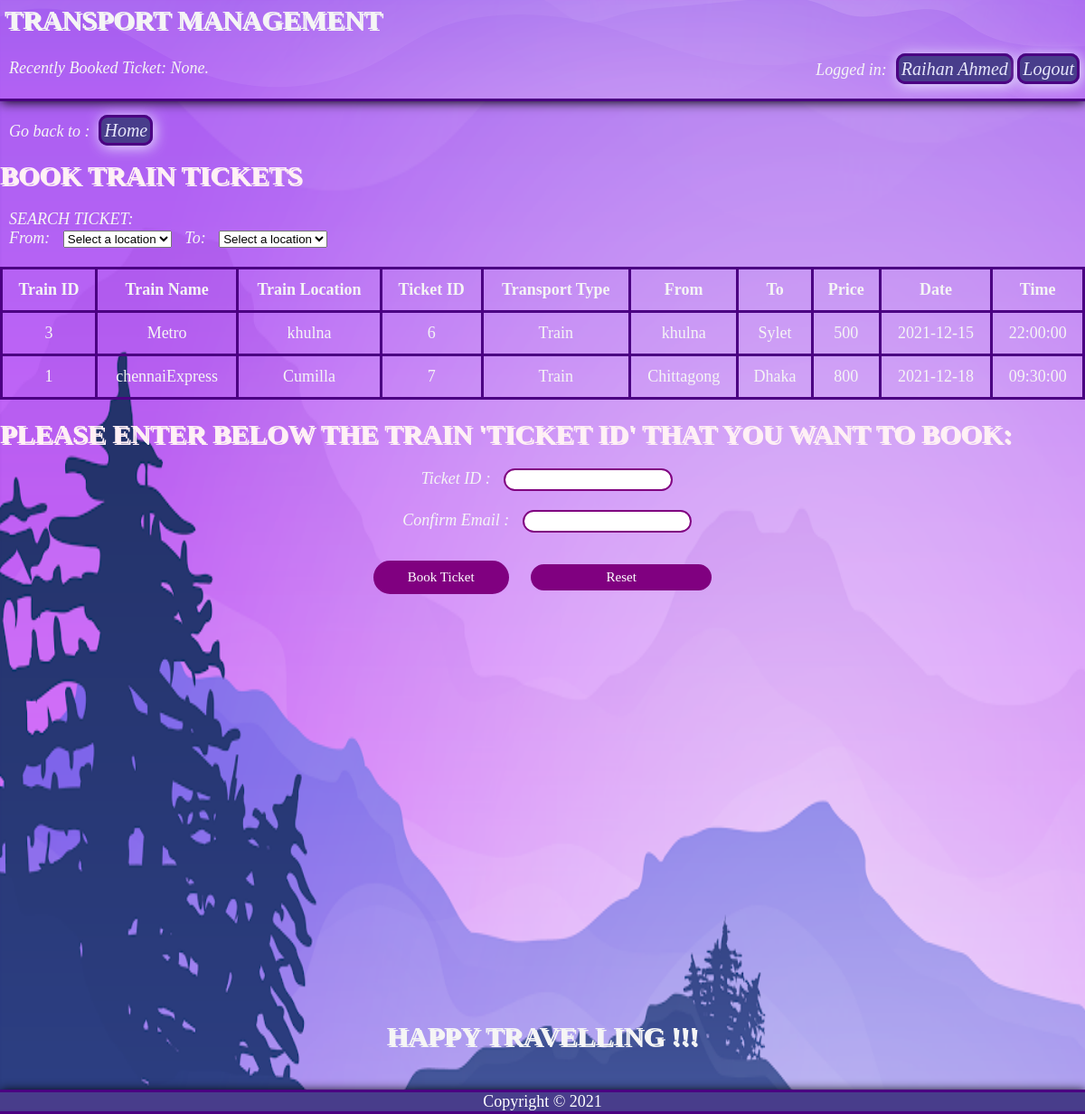
The app's page /Book_Train_Tickets.php (signed in) with its own data.
### tables this page shows
CREATE TABLE `tickets` (
  `ticket_id` int(10) NOT NULL,
  `location_to` varchar(40) NOT NULL,
  `location_from` varchar(40) NOT NULL,
  `date` date NOT NULL,
  `time` time NOT NULL,
  `price` varchar(40) NOT NULL,
  `transportType` varchar(40) NOT NULL,
  `bookedBy` varchar(40) NOT NULL,
  `b_id` int(10) DEFAULT NULL,
  `p_id` int(10) DEFAULT NULL,
  `t_id` int(10) DEFAULT NULL
);

CREATE TABLE `train` (
  `t_id` int(10) NOT NULL,
  `t_name` varchar(40) NOT NULL,
  `t_location` varchar(40) NOT NULL
);

### Controller/bookTrainTicketController.php (called while the page is built, shortened)
<?php
require_once 'Model/Model.php';
$conn = db_conn();
$selectQuery = 'SELECT * FROM `tickets` WHERE transportType = "Train"';
try {
    $stmt = $conn->query($selectQuery);
} catch (PDOException $e) {
    echo $e->getMessage();
}
$rows = $stmt->fetchAll(PDO::FETCH_ASSOC);

### Book_Train_Tickets.php (the view, shortened to what this page needs)
<!DOCTYPE html>
<html lang="en">
<head>
    <link rel="stylesheet" type="text/css" href="CSS/style.css">
</head>
<body>
    <?php
    include 'Header.php';
    ?>
    <?php require_once 'Controller/bookTrainTicketController.php'; ?>
    <form method="post">
        <br>
        <label style='color:whitesmoke'>Go back to :</label><a href="Customer_Home.php">Home</a><br><br>
        <h2>BOOK TRAIN TICKETS</h2><br>
        <label style='color:whitesmoke'>SEARCH TICKET:</label><br>
        <label style='color:whitesmoke'>From: </label>
        <select name="trainFrom" id="trainFrom" onchange="searchTicketFrom(this.value)">
            <option value="" disabled selected>Select a location</option>
        </select>
        <label style='color:whitesmoke'>To: </label>
        <select name="trainTo" id="trainTo" onchange="searchTicketTo(this.value)">
            <option value="" disabled selected>Select a location</option>
        </select>
        <br><br>
        <div style="overflow:auto;" id="displayTicket">
            <table class="tableStyle">
                <tr>
                    <th>Train ID</th>
                    <th>Train Name</th>
                    <th>Train Location</th>
                    <th>Ticket ID</th>
                    <th>Transport Type</th>
                    <th>From</th>
                    <th>To</th>
                    <th>Price</th>
                    <th>Date</th>
                    <th>Time</th>
                </tr>
                <?php
                foreach ($rows as $i => $tData) {
                    if ($tData['bookedBy'] == "") {
                        $conn = db_conn();
                        $selectQuery = "SELECT * FROM `train` where t_id = ?";
                        try {
                            $stmt = $conn->prepare($selectQuery);
                            $stmt->execute([$tData["t_id"]]);
                        } catch (PDOException $e) {
                            echo $e->getMessage();
                        }
                        $bData = $stmt->fetch(PDO::FETCH_ASSOC);
                        echo '<tr>
                                <td>' . $bData["t_id"] . '</td>
                                <td>' . $bData["t_name"] . '</td>
                                <td>' . $bData["t_location"] . '</td>
                                <td>' . $tData["ticket_id"] . '</td>
                                <td>' . $tData["transportType"] . '</td>
                                <td>' . $tData["location_from"] . '</td>
                                <td>' . $tData["location_to"] . '</td>
                                <td>' . $tData["price"] . '</td>
                                <td>' . $tData["date"] . '</td>
                                <td>' . $tData["time"] . '</td>
                            </tr>';
                    }
                }
                ?>
            </table>
        </div>
        <br>
        <h2>Please enter below the train 'Ticket ID' that you want to book:</h2>
        <span style="display:inline-block; width: 100%; text-align:center;">
            <br>
            <div class="row">
                <div class="column">
                    <label style='color:whitesmoke'>Ticket ID :</label>
                    <input type="text" name="ticketId" id="ticketId" onblur="checkTicketId()" onkeyup="checkTicketId()">
                    <br>
                    <br>
                    <label style='color:whitesmoke'>Confirm Email :</label>
                    <input type="text" name="email" id="email" onblur="checkEmail()" onkeyup="checkEmail()">
                    <br>
                </div>
            </div>
            <br>
            <input type="submit" name="submit" value="Book Ticket">
            <input type="reset" name="reset" value="Reset"><br>
        </span>
        <br><br><br><br><br><br><br><br><br><br><br><br><br><br><br><br><br><br><br><br><br><br><br>
        <h1 style="text-align: center;">HAPPY TRAVELLING !!!</h1>
        <br><br>
        <?php include 'Footer.php'; ?>
</body>
</html>

### CSS/style.css (style rules this page uses)
* { margin: 0px; padding: 0px; box-sizing: border-box; }
body { background-color: DarkSlateBlue; background-image: url(../Pictures/backgroundImageDesktop.png); background-repeat: no-repeat; background-size: 160% 160%; background-attachment: fixed; font-size: large; }
a { background-color: DarkSlateBlue; padding: 3px; text-decoration: none; font-style: italic; color: lavender; border: 3px solid Indigo; border-radius: 10px; font-size: 20px; box-shadow: 2px 2px 15px; }
h1 { color: whitesmoke; font-family: "Praise", cursive; text-transform: uppercase; text-shadow: 2px 2px; font-size: 30px; }
h2 { color: lavenderblush; font-family: "Praise", cursive; text-transform: uppercase; text-shadow: 2px 2px; font-size: 30px; }
label { margin: 5px; padding: 5px; font-family: "Praise", cursive; font-size: 18px; font-style: italic; }
input[type="submit"] { margin: 10px; width: 150px; color: white; padding: 5px; font-size: 15px; font-family: "Praise", cursive; border-radius: 100px; border: 5px solid purple; background-color: purple; }
input[type="reset"] { margin: 10px; width: 200px; color: white; padding: 1px; font-size: 15px; font-family: "Praise", cursive; border-radius: 100px; border: 5px solid purple; background-color: purple; }
input[type="text"] { padding: 3px 3px; box-sizing: border-box; border-radius: 100px; border: 2px solid purple; text-align: center; }
.row { display: flex; }
.column { flex: 50%; height: 50%; }
table, th, td { border: 3px solid Indigo; border-collapse: collapse; padding: 12px; text-align: center; border-style: solid; color: whitesmoke; }
.tableStyle { width: 100%; }

### records on screen
tickets: t.t_id "3", t.t_name "Metro", t.t_location "khulna", ticket_id "6", transportType "Train", location_from "khulna", location_to "Sylet", price "500", date "2021-12-15", time "22:00:00"
tickets: t.t_id "1", t.t_name "chennaiExpress", t.t_location "Cumilla", ticket_id "7", transportType "Train", location_from "Chittagong", location_to "Dhaka", price "800", date "2021-12-18", time "09:30:00"

### other values on screen
$_SESSION["name"] "Raihan Ahmed"
